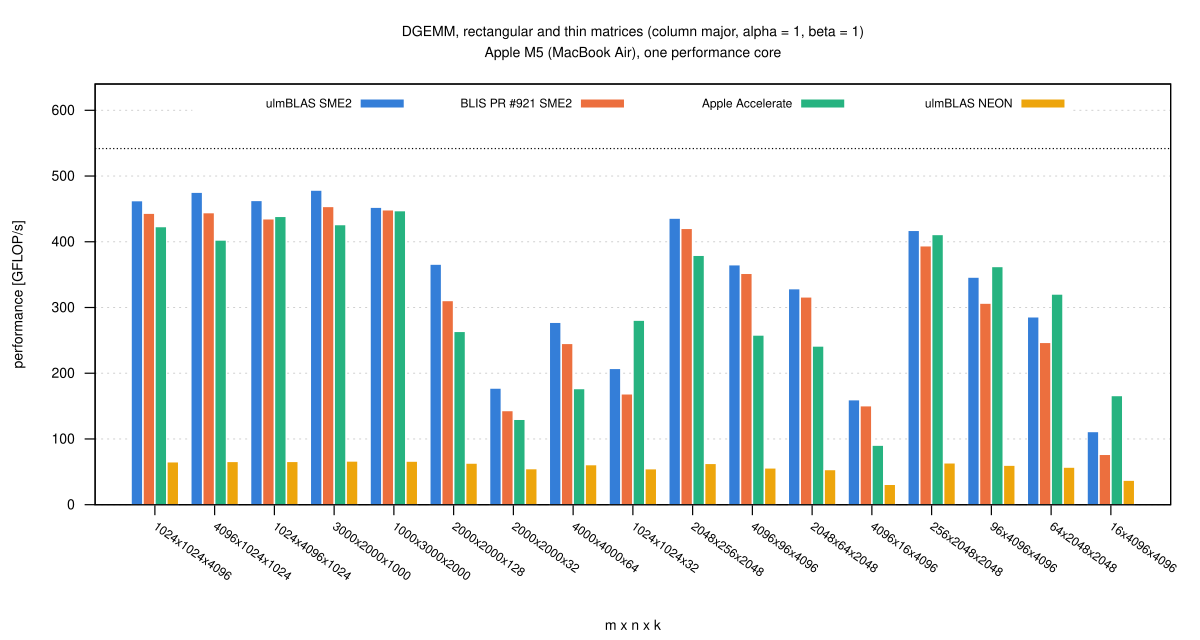

Reproduce this figure in gnuplot.
load "_style.gp"
set terminal svg size 1200,640 dynamic enhanced font "Helvetica,14" background rgb "white"
set output "dgemm_shapes.svg"
set title "DGEMM, rectangular and thin matrices (column major, alpha = 1, beta = 1)\nApple M5 (MacBook Air), one performance core"
set style data histograms
set style histogram clustered gap 1
set style fill solid 0.95 border rgb "white"
set boxwidth 0.95
set grid noxtics
set xtics rotate by -35 font ",12"
set yrange [0:640]
set xlabel "m x n x k"
set ylabel "performance [GFLOP/s]"
set key inside top center horizontal maxrows 1 font ",12" width 2 nobox
plot S."dgemm_shapes.csv" using "sme":xtic(1) lc rgb "#2a78d6" title "ulmBLAS SME2", \
     "" using "blis_sme"   lc rgb "#eb6834" title "BLIS PR #921 SME2", \
     "" using "accelerate" lc rgb "#1baf7a" title "Apple Accelerate", \
     "" using "neon"       lc rgb "#eda100" title "ulmBLAS NEON", \
     PEAK_max with lines ls 9 notitle
